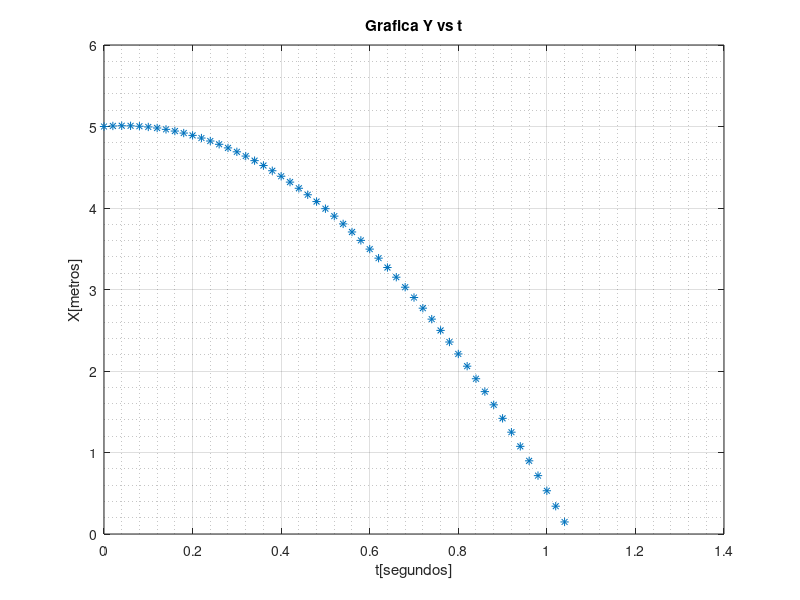
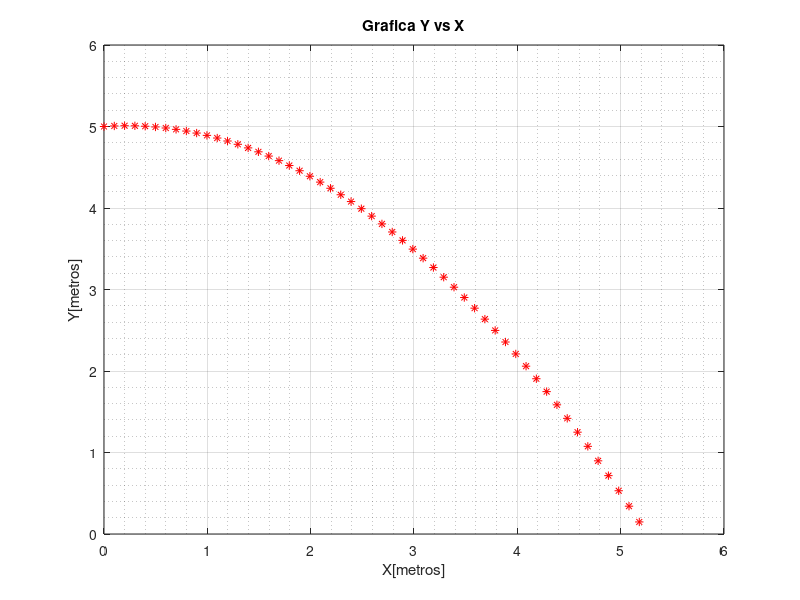
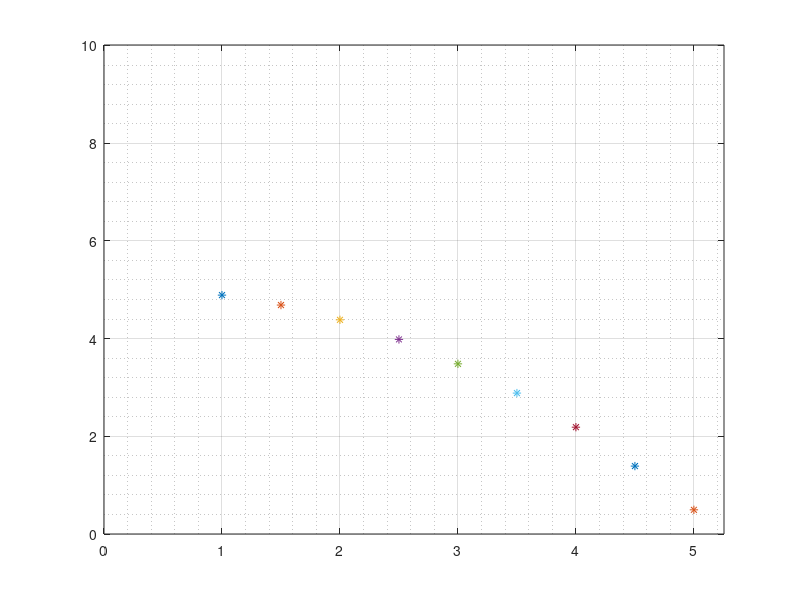

Source code (MATLAB) for these figures, in order:
clc
clear all
close all

disp('*************************************************');
disp('**** Este programa simula un tiro parabolico ****');
disp('*************************************************');


%Variables a utilizar 
g = 9.81;
Vo = input('Ingrese la velocidad inicial: ');
teta = input('Ingrese el angulo que forma con la horizontal: ');
H = input('Ingrese la altura inicial: ');
teta = teta*(pi/180);
%t = 2*Vo*sin(teta)/g;
%Xmax = Vo*cos(teta)*t;
t = ( (Vo*sin(teta))+((Vo*sin(teta))^2+2*H*g)^0.5)/g;
t1 = [0:0.02:t];
Xmax = Vo*cos(teta).*t1;
xmax = Vo*cos(teta)*t;
ymax = H + ((Vo*sin(teta))^2)/(2*g);
y = H + (Vo*sin(teta)).*t1-(0.5*g).*(t1.^2);
figure(1),plot(t1,y,'*'), title('Grafica Y vs t'),xlabel('t[segundos]'),ylabel('X[metros]');
grid on; grid minor
y2 = H + (tan(teta).*Xmax)-(0.5*g/(Vo*cos(teta))^2).*(Xmax.^2);
figure(2),plot(Xmax,y2,'r*'), title('Grafica Y vs X'),xlabel('X[metros]'),ylabel('Y[metros]');
grid on; grid minor
hold on;

for i=1:0.5:xmax
    
    y3 = H + (tan(teta)*i)-(0.5*g/(Vo*cos(teta))^2)*(i^2);
    hold on ;
    pause(0.01);
    figure(3),plot(i,y3,'*'),axis([0 xmax 0 ymax+H]);
    grid on; grid minor
end

disp('Altura Maxima: ')
ymax
disp('Distancia Maxima: ')
xmax
disp('Tiempo total: ')
t